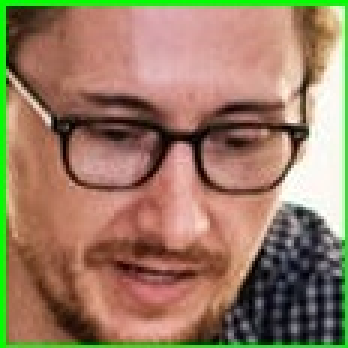
#> input picture face_scrapper/116116_faces.jpg, 116 x 116 px (shown 3 times larger)
$ python app.py 116116_faces.jpg
#> lines starting #> are read from the running program, lines starting #| are printed output that depends on the picture
import cv2
import sys

imagePath = sys.argv[1]
cascPath = "haarcascade_frontalface_default.xml"

# Read the image
image = cv2.imread(imagePath)
#> image is the input picture: shape (116, 116, 3); mean B, G, R 99, 124.2, 152.5
gray = cv2.cvtColor(image, cv2.COLOR_BGR2GRAY)
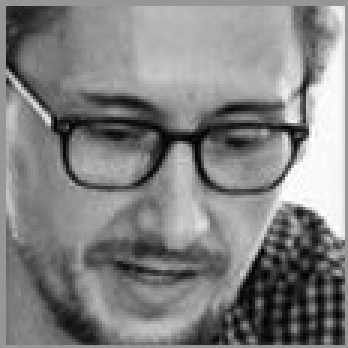
#> gray: shape (116, 116) (shown 3 times larger); min 0, max 255, mean 129.8

# detect faces in the image
faceCascade = cv2.CascadeClassifier(cascPath)
faces = faceCascade.detectMultiScale(
    gray,
    scaleFactor=1.3,
    minNeighbors=3,
    minSize=(30, 30)
)
#> faces = ()

print("[INFO] Found {0} Faces !".format(len(faces)))
#| [INFO] Found 0 Faces !

# Draw a rectangle around the faces
for (x, y, w, h) in faces:
    cv2.rectangle(image, (x, y), (x + w, y + h), (0, 255, 0), 2)
    roi_color = image[y:y + h, x:x + w]
    print("[INFO] Object found. Saving to local !!")
    cv2.imwrite(str(w) + str(h) + '_faces.jpg', roi_color)
#> this loop made 0 passes

status = cv2.imwrite('faces_detected.jpg', image)
print("[INFO] Image faces_detected.jpg written to file-system : ", status)
#| [INFO] Image faces_detected.jpg written to file-system :  True

$ run again, on face_scrapper/201201_faces.jpg
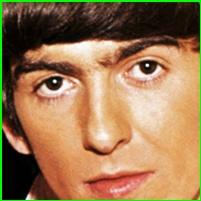
#> input picture face_scrapper/201201_faces.jpg, 201 x 201 px
#> image is the input picture: shape (201, 201, 3); mean B, G, R 82.1, 119.6, 154.9
#> `gray = cv2.cvtColor(image, cv2.COLOR_BGR2GRAY)`:
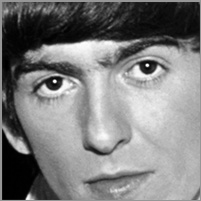
#> gray: shape (201, 201); min 0, max 255, mean 125.9
#> faces = ()
#| [INFO] Found 0 Faces !
#| [INFO] Image faces_detected.jpg written to file-system :  True

$ run again, on face_scrapper/215215_faces.jpg
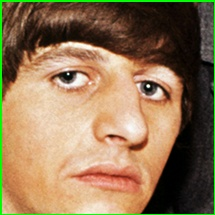
#> input picture face_scrapper/215215_faces.jpg, 215 x 215 px
#> image is the input picture: shape (215, 215, 3); mean B, G, R 85.4, 117.8, 144.5
#> `gray = cv2.cvtColor(image, cv2.COLOR_BGR2GRAY)`:
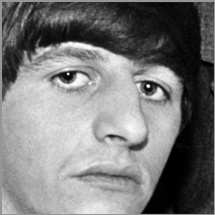
#> gray: shape (215, 215); min 0, max 253, mean 122.1
#> faces = ()
#| [INFO] Found 0 Faces !
#| [INFO] Image faces_detected.jpg written to file-system :  True

$ run again, on face_scrapper/223223_faces.jpg
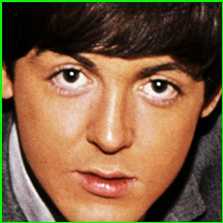
#> input picture face_scrapper/223223_faces.jpg, 223 x 223 px
#> image is the input picture: shape (223, 223, 3); mean B, G, R 65.6, 95, 126.1
#> `gray = cv2.cvtColor(image, cv2.COLOR_BGR2GRAY)`:
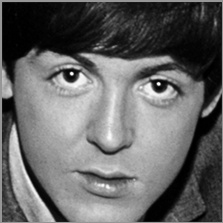
#> gray: shape (223, 223); min 0, max 254, mean 101
#> faces = ()
#| [INFO] Found 0 Faces !
#| [INFO] Image faces_detected.jpg written to file-system :  True
